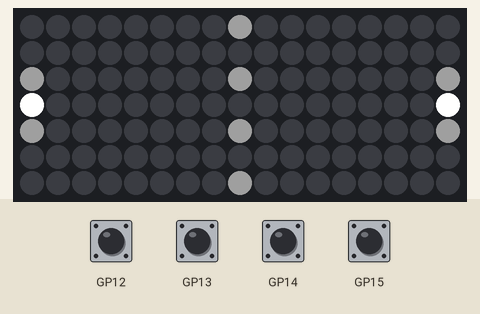
A program run on a simulated Raspberry Pi Pico running MicroPython. Shown: 17×7 RGB LED matrix. Inputs (shaded band) come from the test bench. Random numbers come from a fixed seed.

Above: at 1.2 s.
1.3 s: button A pressed for 0.15 s
2.0 s: button Y pressed for 0.15 s
At 2.62 s:
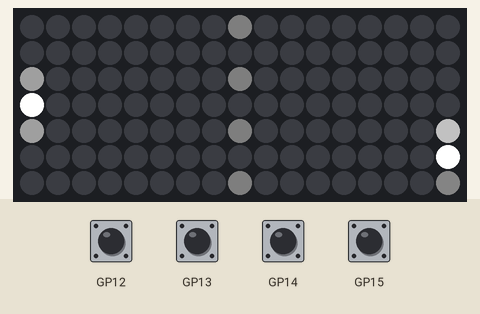
2.7 s: button B pressed for 0.15 s
At 3.37 s:
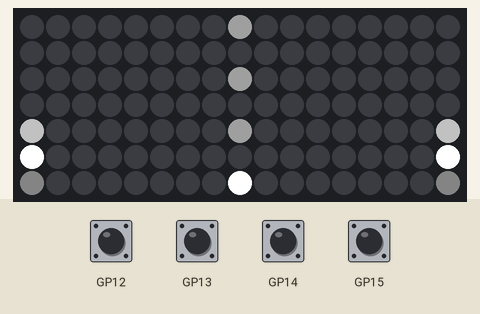
3.4 s: button X pressed for 0.15 s
At 3.69 s:
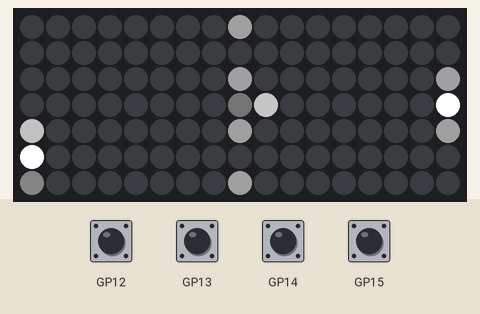
4.1 s: button A pressed for 1 s
At 4.29 s:
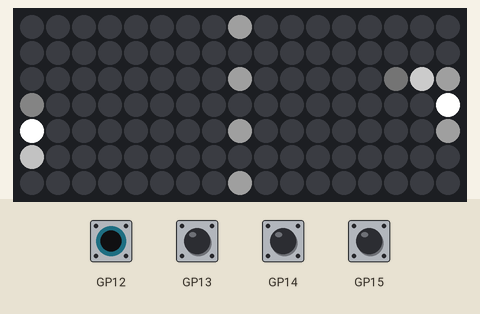
5.7 s: button B pressed for 1 s
At 6.09 s:
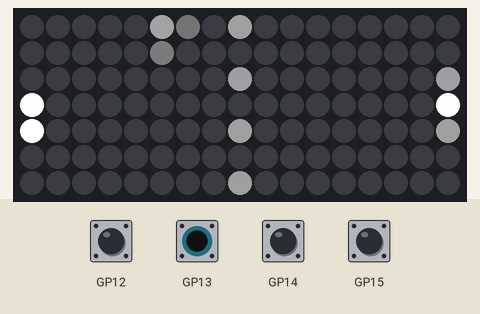
Timing chart, 0 to 8.3 s (numbered marks = the images above; inputs shaded):
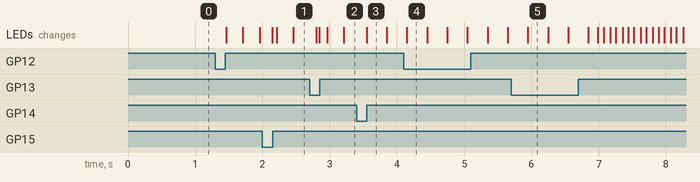

The program:

pong.py
```python
import random

from math import atan2, cos, pi, sin, sqrt

from engine import FrameTicker, PicoScroll


INSERT_COIN = object()
COUNTDOWN = object()
RUNNING = object()
PLAYER_SCORED = object()

ANY_BUTTON_DOWN = object()
ALL_BUTTONS_UP = object()


class Game(FrameTicker):
    DEBOUNCE = 0.25

    def __init__(self, scroll=None, **kwargs):
        super().__init__(**kwargs)

        scroll = scroll or PicoScroll()
        self.display = scroll.display
        self.buttons = buttons = scroll.buttons

        self.players = [
            Player(buttons.A, buttons.B, 0),
            Player(buttons.X, buttons.Y, 16),
        ]
        self.ball = Ball()

        self.reset()

    def reset(self):
        self.state = INSERT_COIN
        self.draw_ball = False
        self.draw_field = True
        self.draw_players = True
        self.animation = None
        self.wait_for_button_press()

    def start_countdown(self, duration=2):
        self.state = COUNTDOWN
        self.draw_ball = False
        self.draw_field = False
        self.draw_players = True
        self.animation = CountdownAnimation()
        self.countdown = duration

    def congratulate(self, player):
        self.state = PLAYER_SCORED
        self.draw_ball = False
        self.draw_field = False
        self.draw_players = False
        self.animation = ScoreAnimation(not bool(player.x))
        self.wait_for_button_press()

    def wait_for_button_press(self):
        self._awaiting_interaction = ANY_BUTTON_DOWN
        self._debounce = self.DEBOUNCE
        self._draw()

    def tick(self, delta_t):
        self._update(delta_t)
        if self.state is INSERT_COIN:
            return
        self._draw()

    def _update(self, delta_t):
        if self.animation:
            self.animation.update(delta_t)

        if self._awaiting_interaction and (debounce := self._debounce):
            debounce -= delta_t
            if debounce > 0:
                self._debounce = debounce
                return
            self._debounce = None

        if self._awaiting_interaction is ANY_BUTTON_DOWN:
            if not any(b.is_pressed() for b in self.buttons):
                return
            self._awaiting_interaction = ALL_BUTTONS_UP
            return

        if self._awaiting_interaction is ALL_BUTTONS_UP:
            if any(b.is_pressed() for b in self.buttons):
                return
            self._awaiting_interaction = None
            if self.state is PLAYER_SCORED:
                self.reset()
            else:
                self.start_countdown()
            return

        for p in self.players:
            p.update(delta_t)

        if self.state is COUNTDOWN:
            self.countdown -= delta_t
            if self.countdown > 0:
                return
            self.animation = None
            self.ball.reset()
            self.draw_ball = True
            self.draw_field = True
            self.state = RUNNING
            return

        ball = self.ball
        ball.update(delta_t, self.players)
        if ball.x + ball.radius < 0:
            self.congratulate(self.players[1])
        elif ball.x - ball.radius > 16:
            self.congratulate(self.players[0])

    def _draw(self):
        d = self.display
        set_pixel = d.set_pixel
        d.clear()
        try:
            if self.animation:
                self.animation.draw(d)

            if self.draw_players:
                for p in self.players:
                    p.draw(set_pixel)
            if self.draw_ball:
                self.ball.draw(set_pixel)
            if self.draw_field:
                for y in (0, 2, 4, 6):
                    set_pixel(8, y, 128)
        finally:
            d.show()


class Player:
    def __init__(self, up_button, down_button, column):
        self.x = column
        self.y = 3.5  # bat at [2.5..4.5)
        self.up = up_button
        self.down = down_button
        self.speed = 12
        self.vy = 0

    def is_at(self, y):
        cy = self.y
        return y >= cy - 1.25 and y <= cy + 1.25

    def update(self, delta_t):
        move_up = self.up.is_pressed()
        move_down = self.down.is_pressed()
        if not (move_up ^ move_down):
            self.vy = 0
            return
        y0 = y1 = self.y
        if move_up:
            y1 -= self.speed * delta_t
            y1 = max(y1, 1)  # bat at [0..2)
        else:  # move down
            y1 += self.speed * delta_t
            y1 = min(y1, 6)  # bat at [5..7)
        self.y = y1

        # include a decaying component of last frame's speed in this
        # frame's speed; we have buttons, not a trackball, and we'd
        # have pretty much the same vy for every collision otherwise.
        self.vy = y1 - y0 + max(1 - delta_t, 0) * self.vy

    def draw(self, set_pixel):
        x = self.x
        y = self.y

        y1 = int(y)
        y0 = y1 - 1
        y2 = y1 + 1
        v2 = (y - y1) * 255

        if y0 >= 0:
            v0 = 255 - v2
            set_pixel(x, y0, v0)
        set_pixel(x, y1, 255)
        if y2 < 7:
            set_pixel(x, y2, v2)


class Ball:
    def __init__(self, radius=0.5, max_english=pi / 5):
        self.radius = radius
        self.max_english = max_english  # do not let it turn around!
        self.reset()

    def reset(self, speed=10):
        self.x = 8.5  # ball at [8..9)
        margin = self.radius + 0.1
        self.y = random.uniform(margin, 7 - margin)
        rx = random.choice((0, 16)) - self.x
        ry = random.uniform(-6, 12) - self.y
        scale = speed / sqrt(rx * rx + ry * ry)
        self.vx = rx * scale
        self.vy = ry * scale
        self.spin = 0

    def update(self, delta_t, players):
        radius = self.radius
        # top and bottom edges of screen
        top = radius
        bottom = 7 - radius
        # left and right edges of paddles
        left = 1 + radius
        right = 16 - radius

        dt = delta_t
        while dt > 0:
            # always be moving towards a player
            chk_vx = abs(self.vx)
            if chk_vx < 0.05:
                self.vx = random.uniform(-1, 1)
            elif chk_vx < 0.1:
                self.vx *= 1.1

            dx = self.vx * dt
            dy = self.vy * dt

            x = self.x + dx
            y = self.y + dy

            # top edge?
            excess_dy = y - top
            if excess_dy < 0:
                excess_dt = dt * excess_dy / dy
                self.x += self.vx * (dt - excess_dt)
                self.y = top
                self.vy *= -1
                self._english()
                dt = excess_dt
                continue

            # bottom edge?
            excess_dy = y - bottom
            if excess_dy > 0:
                excess_dt = dt * excess_dy / dy
                self.x += self.vx * (dt - excess_dt)
                self.y = bottom
                self.vy *= -1
                self._english()
                dt = excess_dt
                continue

            # left player
            excess_dx = x - left
            if excess_dx < 0:
                excess_dt = dt * excess_dx / dx
                hit_y = self.y + self.vy * (dt - excess_dt)
                player = players[0]
                if player.is_at(hit_y):
                    self.x = left
                    self.y = hit_y
                    self.vx *= -1
                    self.spin -= player.vy
                    self._english()
                    if self.vx < 0:
                        self.vx *= -1  # move AWAY from the player!
                    dt = excess_dt
                    continue

            # right player
            excess_dx = x - right
            if excess_dx > 0:
                excess_dt = dt * excess_dx / dx
                hit_y = self.y + self.vy * (dt - excess_dt)
                player = players[1]
                if player.is_at(hit_y):
                    self.x = right
                    self.y = hit_y
                    self.vx *= -1
                    self.spin += player.vy
                    self._english()
                    if self.vx > 0:
                        self.vx *= -1  # move AWAY from the player!
                    dt = excess_dt
                    continue

            self.x = x
            self.y = y
            break

        k = min(delta_t, 0.1)
        self.spin *= (1 - k)  # decay
        kk = 1 + k * 0.02
        self.vx *= kk  # faster!
        self.vy *= kk

    def _english(self, spinfrac=0.6):
        spin = self.spin * spinfrac
        self.spin -= spin
        if spin < 0:
            spin = max(spin, -self.max_english)
        else:
            spin = min(spin, self.max_english)
        vx = self.vx
        vy = self.vy
        r = sqrt(vx * vx + vy * vy)
        theta = atan2(vy, vx) + spin
        self.vx = r * cos(theta)
        self.vy = r * sin(theta)

    def draw(self, set_pixel):
        x = self.x - 0.5
        y = self.y - 0.5

        # A B
        # C D

        # xbd is the x of the B and D, so xbd<0 means everything's offscreen.
        # The +2,-1 stuff is because python `int` rounds towards zero but we
        # need rounding like `math.floor`.  if xbd<0 then 1<=vac<2 which is
        # broken.
        xbd = int(x + 2) - 1
        if xbd < 0:
            return
        xac = xbd - 1
        vbd = x - xac
        vac = 1 - vbd

        ycd = int(y + 2) - 1
        if ycd < 0:
            return
        yab = ycd - 1
        vcd = y - yab
        vab = 1 - vcd

        for x, y, v in (
                (xac, yab, vac * vab),
                (xbd, yab, vbd * vab),
                (xac, ycd, vac * vcd),
                (xbd, ycd, vbd * vcd)):
            if 0 <= x < 17 and 0 <= y < 7:
                set_pixel(x, y, v * 255)


class CountdownAnimation:
    def __init__(self):
        self.value = 0
        self.speed = 4

    def update(self, delta_t):
        self.value += delta_t * self.speed

    def draw(self, display):
        width, height = display.size
        x = width // 2

        set_pixel = display.set_pixel
        value = int(self.value)
        if value == 0:
            lit = -1
        else:
            lit = (value - 1) % height
        for y in range(height):
            if y & 1:
                continue
            set_pixel(x, y, 255 if y == lit else 64 if lit & 1 else 128)


class ScoreAnimation:
    BITMAP = b'""*>\x14\x00\x1c\x08\x08\x08\x1c\x00"2*&"'

    def __init__(self, rotate_180=False):
        self.rotate_180 = rotate_180
        self.offsets = (0, 1, 2)
        self.period = 0.09
        self.time = 0
        self.update(0)

    def update(self, delta_t):
        time = self.time + delta_t
        self.time = time
        nperiods = int(time / self.period)
        offsets = self.offsets
        self.offset = offsets[nperiods % len(offsets)]

    def draw(self, display):
        width, height = display.size

        if (rotate := self.rotate_180):
            yrange = range(height - 1, -1, -1)
        else:
            yrange = range(height)

        offset = self.offset
        set_pixel = display.set_pixel
        for x, bits in enumerate(self.BITMAP):
            bx = width - x + offset
            if rotate:
                x = width - 1 - x
            mask = 1
            for y in yrange:
                bit_set = bits & mask
                mask <<= 1
                if not bit_set:
                    continue
                v = 192 if ((bx - abs(y - 3)) & 2) else 160
                set_pixel(x, y, v)


def main(*args, **kwargs):
    Game(*args, **kwargs).run()


if __name__ == "__main__":
    main()
```

engine.py
```python
from picoscroll import PicoScroll as _PicoScroll
from utime import ticks_us, ticks_diff, sleep_us

_S_TO_US = 1_000_000
_US_TO_S = 1 / _S_TO_US


class RateLimiter:
    def __init__(self, max_rate=None):
        self.max_rate = max_rate
        self._last_tick = None

    @property
    def max_rate(self):
        min_interval = self.min_interval
        if min_interval:
            return 1 / min_interval

    @max_rate.setter
    def max_rate(self, max_rate):
        if max_rate:
            self.min_interval = 1 / max_rate
        else:
            self.min_interval = None

    @property
    def min_interval(self):
        return self.min_interval_us * _US_TO_S

    @min_interval.setter
    def min_interval(self, value):
        if not value or value <= 0:
            value = 0
        self.min_interval_us = value * _S_TO_US

    @property
    def min_interval_us(self):
        return self._min_interval_us

    @min_interval_us.setter
    def min_interval_us(self, value):
        if not value or value <= 0:
            value = 0
        self._min_interval_us = value

    def wait(self):
        return self.wait_us() * _US_TO_S

    def wait_us(self):
        self._maybe_wait()
        this_tick = ticks_us()
        self._last_tick = this_tick
        return this_tick

    def _maybe_wait(self):
        min_interval = self._min_interval_us
        if not min_interval:
            return
        last_tick = self._last_tick
        if not last_tick:
            return
        this_tick = ticks_us()
        interval = ticks_diff(this_tick, last_tick)
        time_to_wait = round(min_interval - interval)
        if time_to_wait < 0:
            return
        sleep_us(time_to_wait)


class FrameTicker:
    def __init__(self, *, limiter=None, max_framerate=60):
        self._limiter = limiter or RateLimiter()
        self.max_framerate = max_framerate

    @property
    def max_framerate(self):
        return self._limiter.max_rate

    @max_framerate.setter
    def max_framerate(self, max_framerate):
        self._limiter.max_rate = max_framerate

    def run(self):
        last_time = self._limiter.wait()
        while True:
            time = self._limiter.wait()
            self.tick(time - last_time)
            last_time = time


class Display:
    def __init__(self, provider, gamma=1):
        self.gamma = gamma

        self.width = provider.get_width()
        self.height = provider.get_height()
        self.size = self.width, self.height

        self._set_pixel = provider.set_pixel
        self.clear = provider.clear
        self.show = provider.show

    def set_pixel(self, x, y, v):
        v = round(255 * ((v / 255) ** self.gamma))
        self._set_pixel(x, y, v)


class Buttons:
    def __init__(self, provider, **buttons):
        self._all = []
        for attr, code in buttons.items():
            button = Button(provider, code)
            setattr(self, attr, button)
            self._all.append(button)

    def __iter__(self):
        return iter(self._all)


class Button:
    def __init__(self, provider, code):
        self._provider = provider
        self._button = code

    def is_pressed(self):
        return self._provider.is_pressed(self._button)


class PicoScroll:
    def __init__(self, scroll=None, gamma=3):
        scroll = scroll or _PicoScroll()
        self.display = Display(scroll, gamma)
        self.buttons = Buttons(
            scroll,
            A=scroll.BUTTON_A,
            B=scroll.BUTTON_B,
            X=scroll.BUTTON_X,
            Y=scroll.BUTTON_Y,
        )
```
